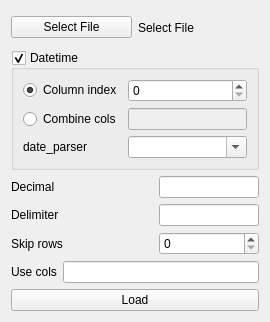
<?xml version="1.0" encoding="UTF-8"?>
<ui version="4.0">
 <class>Form</class>
 <widget class="QWidget" name="Form">
  <property name="geometry">
   <rect>
    <x>0</x>
    <y>0</y>
    <width>270</width>
    <height>322</height>
   </rect>
  </property>
  <property name="windowTitle">
   <string>Form</string>
  </property>
  <layout class="QVBoxLayout" name="verticalLayout">
   <item>
    <layout class="QHBoxLayout" name="horizontalLayout">
     <item>
      <widget class="QPushButton" name="pushButton_selectFile">
       <property name="toolTip">
        <string>Select ASCII column-based file to load data</string>
       </property>
       <property name="statusTip">
        <string>Select ASCII column-based file to load data</string>
       </property>
       <property name="text">
        <string>Select File</string>
       </property>
      </widget>
     </item>
     <item>
      <widget class="QLabel" name="label_selectFile">
       <property name="text">
        <string>Select File</string>
       </property>
      </widget>
     </item>
    </layout>
   </item>
   <item>
    <widget class="QGroupBox" name="groupBox_dateTime">
     <property name="title">
      <string>Datetime</string>
     </property>
     <property name="checkable">
      <bool>true</bool>
     </property>
     <layout class="QGridLayout" name="gridLayout">
      <item row="0" column="0">
       <widget class="QRadioButton" name="radioButton_columnIndex">
        <property name="toolTip">
         <string>Column to use as the row labels of the DataFrame (0-based)</string>
        </property>
        <property name="statusTip">
         <string>Column to use as the row labels of the DataFrame (0-based)</string>
        </property>
        <property name="text">
         <string>Column index</string>
        </property>
        <property name="checked">
         <bool>true</bool>
        </property>
       </widget>
      </item>
      <item row="0" column="1">
       <widget class="QSpinBox" name="spinBox_columnIndex">
        <property name="toolTip">
         <string>Column to use as the row labels of the DataFrame (0-based)</string>
        </property>
        <property name="statusTip">
         <string>Column to use as the row labels of the DataFrame (0-based)</string>
        </property>
       </widget>
      </item>
      <item row="1" column="0">
       <widget class="QRadioButton" name="radioButton_combineColumn">
        <property name="toolTip">
         <string>If [1, 2, 3] -&gt; try parsing columns 1, 2, 3 each as a separate date column. If [[1, 3]] -&gt; combine columns 1 and 3 and parse as a single date column. {‘foo’ : [1, 3]} -&gt; parse columns 1, 3 as date and call result ‘foo’ A fast-path exists for iso8601-formatted dates.</string>
        </property>
        <property name="statusTip">
         <string>If [1, 2, 3] -&gt; try parsing columns 1, 2, 3 each as a separate date column. If [[1, 3]] -&gt; combine columns 1 and 3 and parse as a single date column. {‘foo’ : [1, 3]} -&gt; parse columns 1, 3 as date and call result ‘foo’ A fast-path exists for iso8601-formatted dates.</string>
        </property>
        <property name="text">
         <string>Combine cols</string>
        </property>
       </widget>
      </item>
      <item row="1" column="1">
       <widget class="QLineEdit" name="lineEdit_combineColumn">
        <property name="enabled">
         <bool>false</bool>
        </property>
        <property name="toolTip">
         <string>If [1, 2, 3] -&gt; try parsing columns 1, 2, 3 each as a separate date column. If [[1, 3]] -&gt; combine columns 1 and 3 and parse as a single date column. {‘foo’ : [1, 3]} -&gt; parse columns 1, 3 as date and call result ‘foo’ A fast-path exists for iso8601-formatted dates.</string>
        </property>
        <property name="statusTip">
         <string>If [1, 2, 3] -&gt; try parsing columns 1, 2, 3 each as a separate date column. If [[1, 3]] -&gt; combine columns 1 and 3 and parse as a single date column. {‘foo’ : [1, 3]} -&gt; parse columns 1, 3 as date and call result ‘foo’ A fast-path exists for iso8601-formatted dates.</string>
        </property>
       </widget>
      </item>
      <item row="2" column="0">
       <widget class="QLabel" name="label">
        <property name="text">
         <string>date_parser</string>
        </property>
       </widget>
      </item>
      <item row="2" column="1">
       <widget class="QComboBox" name="comboBox_datetimeParser">
        <property name="toolTip">
         <string>Select format of the date-time column. This string will be forwarded to function &quot;datetime.strptime()&quot;</string>
        </property>
        <property name="statusTip">
         <string>Select format of the date-time column. This string will be forwarded to function &quot;datetime.strptime()&quot;</string>
        </property>
        <property name="editable">
         <bool>true</bool>
        </property>
       </widget>
      </item>
     </layout>
    </widget>
   </item>
   <item>
    <layout class="QHBoxLayout" name="horizontalLayout_2">
     <item>
      <widget class="QLabel" name="label_2">
       <property name="text">
        <string>Decimal</string>
       </property>
      </widget>
     </item>
     <item>
      <widget class="QLineEdit" name="lineEdit_decimal">
       <property name="maximumSize">
        <size>
         <width>100</width>
         <height>16777215</height>
        </size>
       </property>
       <property name="acceptDrops">
        <bool>false</bool>
       </property>
       <property name="toolTip">
        <string>Character to recognize as decimal point. E.g. use ‘,’ for European data</string>
       </property>
       <property name="statusTip">
        <string>Character to recognize as decimal point. E.g. use ‘,’ for European data</string>
       </property>
      </widget>
     </item>
    </layout>
   </item>
   <item>
    <layout class="QHBoxLayout" name="horizontalLayout_3">
     <item>
      <widget class="QLabel" name="label_3">
       <property name="text">
        <string>Delimiter</string>
       </property>
      </widget>
     </item>
     <item>
      <widget class="QLineEdit" name="lineEdit_delimiter">
       <property name="maximumSize">
        <size>
         <width>100</width>
         <height>16777215</height>
        </size>
       </property>
       <property name="acceptDrops">
        <bool>false</bool>
       </property>
       <property name="toolTip">
        <string>Delimiter to use. Regular expressions are accepted</string>
       </property>
       <property name="statusTip">
        <string>Delimiter to use. Regular expressions are accepted</string>
       </property>
      </widget>
     </item>
    </layout>
   </item>
   <item>
    <layout class="QHBoxLayout" name="horizontalLayout_4">
     <item>
      <widget class="QLabel" name="label_4">
       <property name="text">
        <string>Skip rows</string>
       </property>
      </widget>
     </item>
     <item>
      <widget class="QSpinBox" name="spinBox_skiprows">
       <property name="maximumSize">
        <size>
         <width>100</width>
         <height>16777215</height>
        </size>
       </property>
       <property name="toolTip">
        <string>Line numbers to skip (0-indexed) or number of lines to skip (int) at the start of the file</string>
       </property>
       <property name="statusTip">
        <string>Line numbers to skip (0-indexed) or number of lines to skip (int) at the start of the file</string>
       </property>
      </widget>
     </item>
    </layout>
   </item>
   <item>
    <layout class="QHBoxLayout" name="horizontalLayout_5">
     <item>
      <widget class="QLabel" name="label_5">
       <property name="text">
        <string>Use cols</string>
       </property>
      </widget>
     </item>
     <item>
      <widget class="QLineEdit" name="lineEdit_useCols">
       <property name="maximumSize">
        <size>
         <width>1000</width>
         <height>16777215</height>
        </size>
       </property>
       <property name="acceptDrops">
        <bool>false</bool>
       </property>
       <property name="toolTip">
        <string>Comma separated list of column indices (0-based) to be read. If this field is left emty - will read all columns</string>
       </property>
       <property name="statusTip">
        <string>Comma separated list of column indices (0-based) to be read. If this field is left emty - will read all columns</string>
       </property>
      </widget>
     </item>
    </layout>
   </item>
   <item>
    <widget class="QPushButton" name="pushButton_load">
     <property name="toolTip">
      <string>Actually load data</string>
     </property>
     <property name="statusTip">
      <string>Actually load data</string>
     </property>
     <property name="text">
      <string>Load</string>
     </property>
    </widget>
   </item>
  </layout>
 </widget>
 <resources/>
 <connections/>
</ui>
